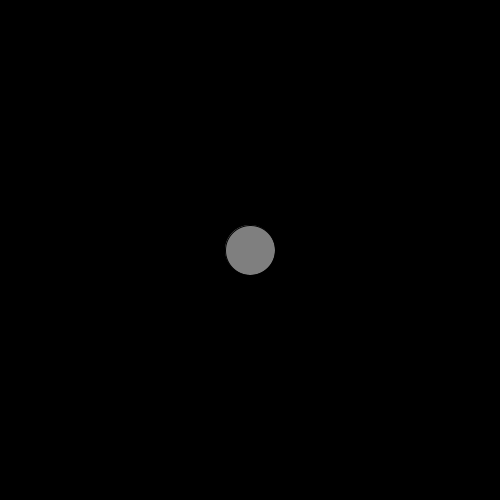
Frame 1 (no input)
Frame 60 (the mouse pressed at the canvas centre just before this capture): identical to frame 1, image omitted
Frame 120 (the mouse held since frame 60 and released just before this capture): identical to frame 1, image omitted

The Processing sketch that drew this single still picture (run headless with seeded random() and noise(); from frame 60 on, the mouse is pressed at the canvas centre):

// Processing sketch: button_03
// ── button_03.pde
float x=250;
float y=250;
float size=50;
boolean isClicked=false;

float circleStrokeWeightInactive=1;
color circleStrokeColorInactive=color(0);
color fillColorInactive=color(127);

float circleStrokeWeightHighlighted=0;
color circleStrokeColorHighlighted=color(127);
color fillColorHighlighted=color(255);

float circleStrokeWeightPressed=1;
color circleStrokeColorPressed=color(255);
color fillColorPressed=color(0);

color backgroundColor=color(0);

void setup() {
  size(500, 500);
  background(backgroundColor);
}

void draw() {
  background(backgroundColor);
  drawCircle();
}

void drawCircle() {
  styleCircle(circleLogic());
  circle(x, y, size);
}

void styleCircle(int _mode) {
  //_mode KEY 0 = inactive, 1 = highlighted, 2 = pressed

  switch(_mode) {
  case 0: // inactive
    strokeWeight(circleStrokeWeightInactive);
    stroke(circleStrokeColorInactive);
    fill(fillColorInactive);
    break;
  case 1: // highlighted
    strokeWeight(circleStrokeWeightHighlighted);
    stroke(circleStrokeColorHighlighted);
    fill(fillColorHighlighted);
    break;
  case 2: // pressed
    strokeWeight(circleStrokeWeightPressed);
    stroke(circleStrokeColorPressed);
    fill(fillColorPressed);
    break;
  default:
    strokeWeight(circleStrokeWeightInactive);
    stroke(circleStrokeColorInactive);
    fill(fillColorInactive);
    break;
  }
}

int circleLogic() {


  if (isClicked) {
    if (mouseIsOver()) {
      if (mousePressed) {
        return 0; // pressed
      } else {
        return 1; // highlighted
      }
    } else {
      return 2; // inactive
    }
  } else {
    if (mouseIsOver()) {
      if (mousePressed) {
        return 2; // pressed
      } else {
        return 1; // highlighted
      }
    } else {
      return 0; // inactive
    }
  }
  
}

void mousePressed() {
  if (mouseIsOver()) isClicked=!isClicked;
}

boolean mouseIsOver() {
  return (dist(x, y, mouseX, mouseY) < size/2);
}
